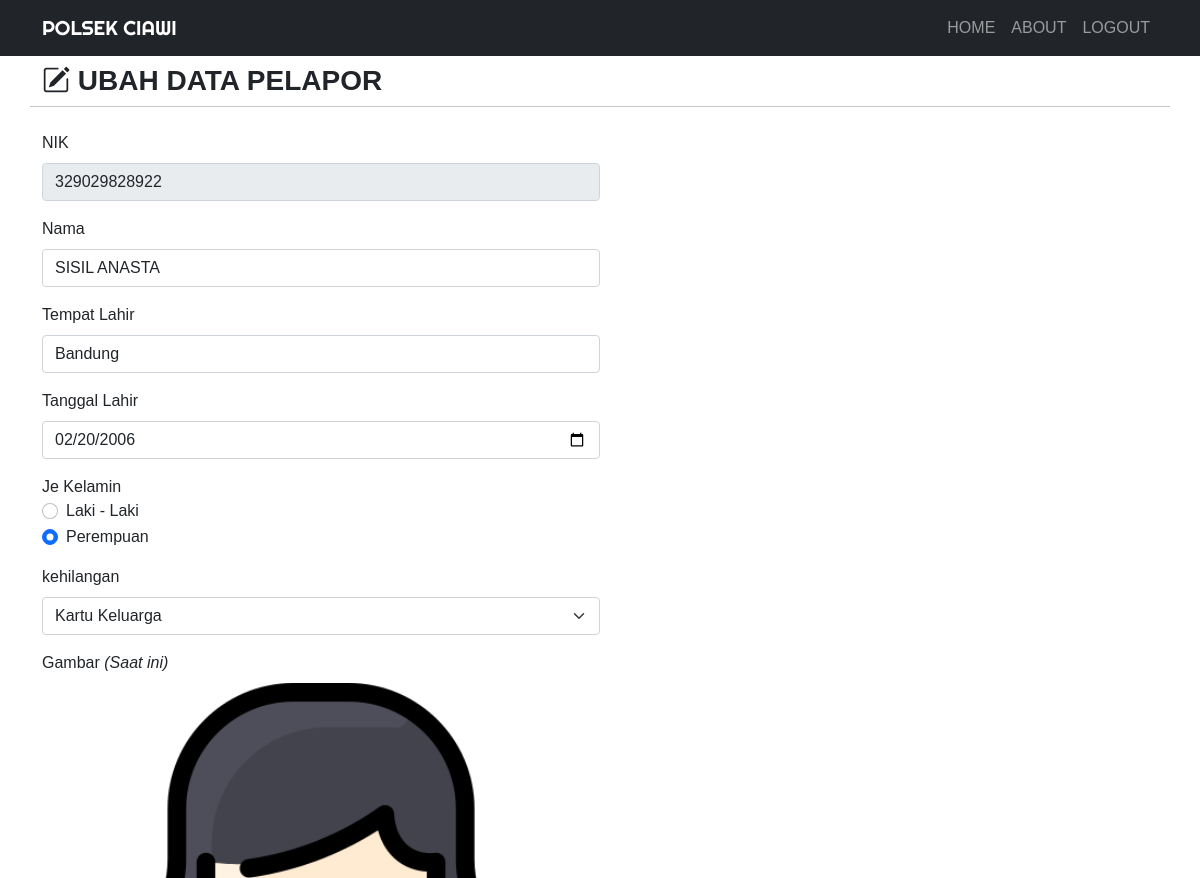
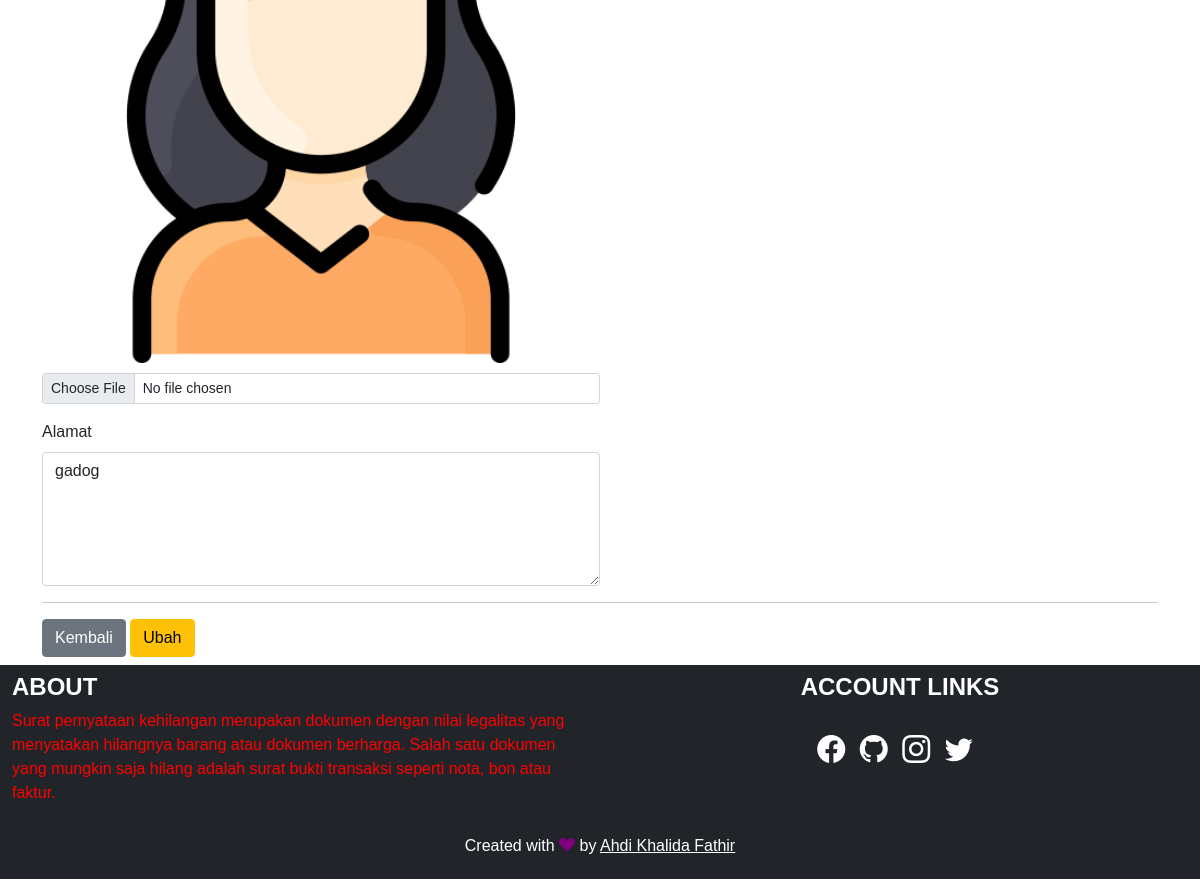
/ubah.php?nik=329029828922 (signed in), run on the app's committed database (2 pictures, top to bottom).
### tables this page shows
CREATE TABLE `pelapor` (
  `nik` varchar(50) NOT NULL,
  `nama` varchar(225) NOT NULL,
  `tmpt_Lahir` varchar(50) NOT NULL,
  `tgl_Lahir` date NOT NULL,
  `jekel` enum('Laki - Laki','Perempuan') NOT NULL,
  `kehilangan` enum('Akta Kelahiran','Kartu ATM','Kartu Tanda Penduduk','Kartu Keluarga','Sertifikat') NOT NULL,
  `gambar` varchar(225) NOT NULL,
  `alamat` text NOT NULL
);

### function.php (called while the page is built, shortened)
<?php
$koneksi = mysqli_connect("localhost", "root", "", "kehilangan");
function query($query)
{
    global $koneksi;
    $result = mysqli_query($koneksi, $query);
    $rows = [];
    while ($row = mysqli_fetch_assoc($result)) {
        $rows[] = $row;
    }
    return $rows;
}

### ubah.php (the view, shortened to what this page needs)
<?php
require 'function.php';
$nik = $_GET['nik'];
$pelapor = query("SELECT * FROM pelapor WHERE nik = $nik")[0];
?>
<!DOCTYPE html>
<html lang="en">
<head>
    <link href="https://cdn.jsdelivr.net/npm/bootstrap@5.0.0-beta2/dist/css/bootstrap.min.css" rel="stylesheet">
    <link rel="stylesheet" href="https://cdn.jsdelivr.net/npm/bootstrap-icons@1.4.0/font/bootstrap-icons.css">
    <link rel="stylesheet" href="css/style.css">
</head>
<body>
    <nav class="navbar navbar-expand-lg navbar-dark bg-dark text-uppercase">
        <div class="container">
            <a class="navbar-brand" href="index.php">POLSEK CIAWI</a>
            <div class="collapse navbar-collapse" id="navbarNav">
                <ul class="navbar-nav ms-auto">
                    <li class="nav-item">
                        <a class="nav-link" aria-current="page" href="index.php">Home</a>
                    </li>
                    <li class="nav-item">
                        <a class="nav-link" href="#about">About</a>
                    </li>
                    <li class="nav-item">
                        <a class="nav-link" href="logout.php">Logout</a>
                    </li>
                </ul>
            </div>
        </div>
    </nav>
    <div class="container">
        <div class="row my-2">
            <div class="col-md">
                <h3 class="fw-bold text-uppercase"><i class="bi bi-pencil-square"></i>&nbsp;Ubah Data pelapor</h3>
            </div>
            <hr>
        </div>
        <div class="row my-2">
            <div class="col-md">
                <form action="" method="post" enctype="multipart/form-data">
                    <div class="mb-3">
                        <label for="nik" class="form-label">NIK</label>
                        <input type="number" class="form-control w-50" id="nik" value="<?= $pelapor['nik']; ?>" name="nik" readonly>
                    </div>
                    <div class="mb-3">
                        <label for="nama" class="form-label">Nama</label>
                        <input type="text" class="form-control w-50" id="nama" value="<?= $pelapor['nama']; ?>" name="nama" autocomplete="off" required>
                    </div>
                    <div class="mb-3">
                        <label for="tmpt_Lahir" class="form-label">Tempat Lahir</label>
                        <input type="text" class="form-control w-50" id="tmpt_Lahir" value="<?= $pelapor['tmpt_Lahir']; ?>" name="tmpt_Lahir" autocomplete="off" required>
                    </div>
                    <div class="mb-3">
                        <label for="tgl_Lahir" class="form-label">Tanggal Lahir</label>
                        <input type="date" class="form-control w-50" id="tgl_Lahir" value="<?= $pelapor['tgl_Lahir']; ?>" name="tgl_Lahir" autocomplete="off" required>
                    </div>
                    <div class="mb-3">
                        <label>Je
                         Kelamin</label>
                        <div class="form-check">
                            <input class="form-check-input" type="radio" name="jekel" id="Laki - Laki" value="Laki - Laki" <?php if ($pelapor['jekel'] == 'Laki - Laki') { ?> checked='' <?php } ?>>
                            <label class="form-check-label" for="Laki - Laki">Laki - Laki</label>
                        </div>
                        <div class="form-check">
                            <input class="form-check-input" type="radio" name="jekel" id="Perempuan" value="Perempuan" <?php if ($pelapor['jekel'] == 'Perempuan') { ?> checked='' <?php } ?>>
                            <label class="form-check-label" for="Perempuan">Perempuan</label>
                        </div>
                    </div>
                    <div class="mb-3">
                        <label for="kehilangan" class="form-label">kehilangan</label>
                        <select class="form-select w-50" id="kehilangan" name="kehilangan">
                            <option value="Kartu Keluarga" <?php if ($pelapor['kehilangan'] == 'Kartu Keluarga') { ?> selected='' <?php } ?>>Kartu Keluarga</option>
                        </select>
                    </div>
                    <div class="mb-3">
                        <label for="gambar" class="form-label">Gambar <i>(Saat ini)</i></label> <br>
                        <img src="img/<?= $pelapor['gambar']; ?>" width="50%" style="margin-bottom: 10px;">
                        <input class="form-control form-control-sm w-50" id="gambar" name="gambar" type="file">
                    </div>
                    <div class="mb-3">
                        <label for="alamat" class="form-label">Alamat</label>
                        <textarea class="form-control w-50" id="alamat" rows="5" name="alamat" autocomplete="off"><?= $pelapor['alamat']; ?></textarea>
                    </div>
                    <hr>
                    <a href="index.php" class="btn btn-secondary">Kembali</a>
                    <button type="submit" class="btn btn-warning" name="ubah">Ubah</button>
                </form>
            </div>
        </div>
    </div>
    <div class="container-fluid">
        <div class="row bg-dark text-white">
            <div class="col-md-6 my-2">
                <h4 class="fw-bold text-uppercase">About</h4>
                <p style="color: red";>Surat pernyataan kehilangan merupakan dokumen dengan nilai legalitas yang menyatakan hilangnya barang atau dokumen berharga. Salah satu dokumen yang mungkin saja hilang adalah surat bukti transaksi seperti nota, bon atau faktur.</p>
            </div>
            <div class="col-md-6 my-2 text-center link">
                <h4 class="fw-bold text-uppercase">Account Links</h4>
                <a href="https://web.facebook.com/lemonku.lemonku.9/" target="_blank"><i class="bi bi-facebook fs-3"></i></a>
                <a href="https://github.com/Thirty21" target="_blank"><i class="bi bi-github fs-3"></i></a>
                <a href="https://www.instagram.com/ahdiikhf_/" target="_blank"><i class="bi bi-instagram fs-3"></i></a>
                <a href="#" target="_blank"><i class="bi bi-twitter fs-3"></i></a>
            </div>
        </div>
    </div>
    <footer class="bg-dark text-white text-center" style="padding: 5px;">
        <p>Created with <i class="bi bi-suit-heart-fill" style="color: purple;"></i> by <a href="https://instagram.com/ahdiikhf_" target="_blank" style="color: white;">Ahdi Khalida Fathir</a></p>
    </footer>
</body>
</html>

### css/style.css (style rules this page uses)
body { font-family: 'Gill Sans', 'Gill Sans MT', Calibri, 'Trebuchet MS', sans-serif; }
.navbar-brand { font-family: 'Righteous', cursive; }
.link a { display: inline-block; margin-top: 20px; margin-right: 10px; color: #fff; }

### data on the page
pelapor: nik "329029828922", nama "SISIL ANASTA", tmpt_Lahir "Bandung", tgl_Lahir "02/20/2006", jekel "☐ Laki - Laki", jekel "☑ Perempuan", kehilangan "Kartu Keluarga", gambar (picture), alamat "gadog"
